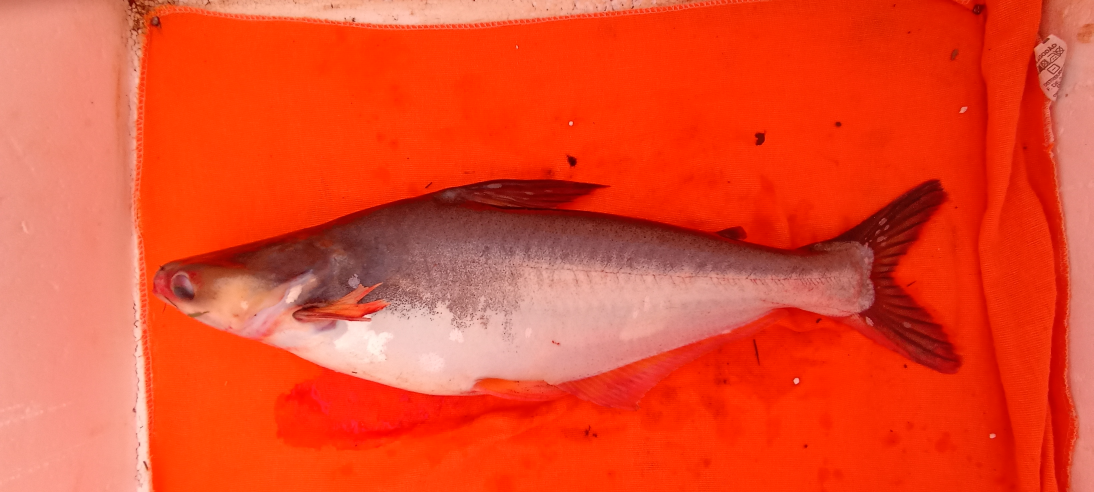
#> input picture data/ignored/IMG_20220110_142330.jpg, 3280 x 1476 px (shown at 1/3 size); its folder holds only this picture in this run
$ python -i commons.py   (imports and definitions only)
#> lines starting #> are read from the running program, lines starting #| are printed output that depends on the picture
import numpy as np
from tqdm import tqdm
from matplotlib import pyplot as plt
from mpl_toolkits.axes_grid1 import ImageGrid
from skimage import filters
from skimage.io import imread
from skimage.color import rgb2gray
from skimage.transform import resize
import statistics
from skimage import filters, measure, morphology, exposure, feature
import skimage
import numpy as np

from glob import glob as show_dir_files
from scipy import ndimage as ndi
from matplotlib import pyplot as plt
from mpl_toolkits.axes_grid1 import ImageGrid

from skimage.io import imread
from skimage.color import rgb2gray
from sklearn.utils import shuffle
from sklearn.cluster import KMeans
from skimage.measure import label, regionprops
from sklearn.metrics import pairwise_distances_argmin
from skimage import filters, measure, morphology, exposure, feature
import statistics


# [15 lines left out: function check_colision_border, not called in this run]

def binarize_image(arr):
    return arr > filters.threshold_triangle(arr)
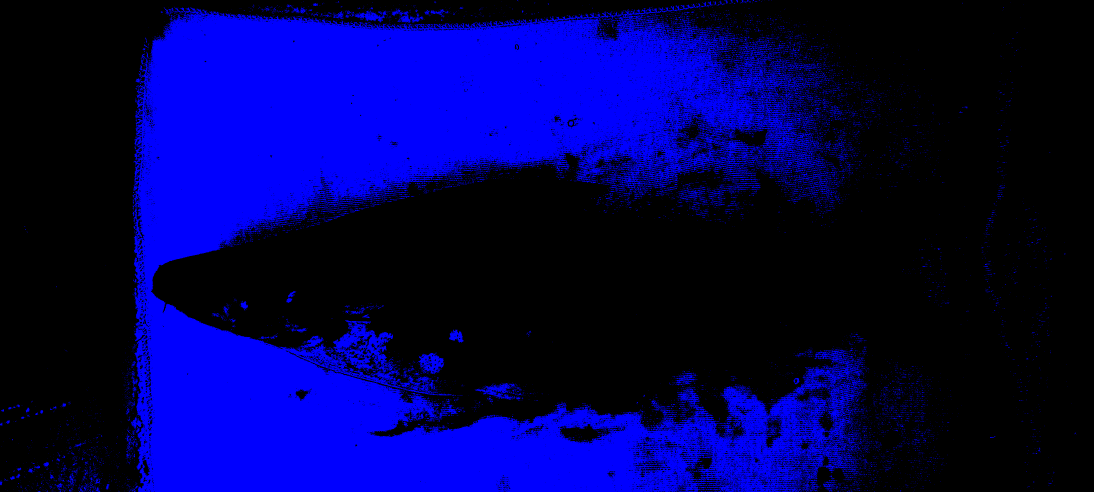
#> returned value: shape (1476, 3280, 3) bool (shown at 1/3 size); mean of channels 0, 1, 2 0.338, 0, 0; drawn as B, G, R

# [44 lines left out: functions plot, load_images_from_directory_resize, load_images_from_directory, not called in this run]


def auto_invert_image_mask(arr):

  """
    Calcula os pixels da imagem e inverte os pixels da imagem caso os pixels True > False
    Isso é uma forma de garatir que as mascaras tenham sempre o fundo preto = 0 e o ROI = 1
  """

  img = arr.copy()

  if statistics.mode(img.flatten()):
    img = np.invert(img)

  return img


def find_bighest_cluster_area(clusters):
  regions = measure.regionprops(clusters)

  all_areas = map(lambda item: item.area, regions)

  return max(all_areas)


def find_bighest_cluster(img):

  clusters = auto_invert_image_mask(img)

  clusters = measure.label(clusters, background=0)
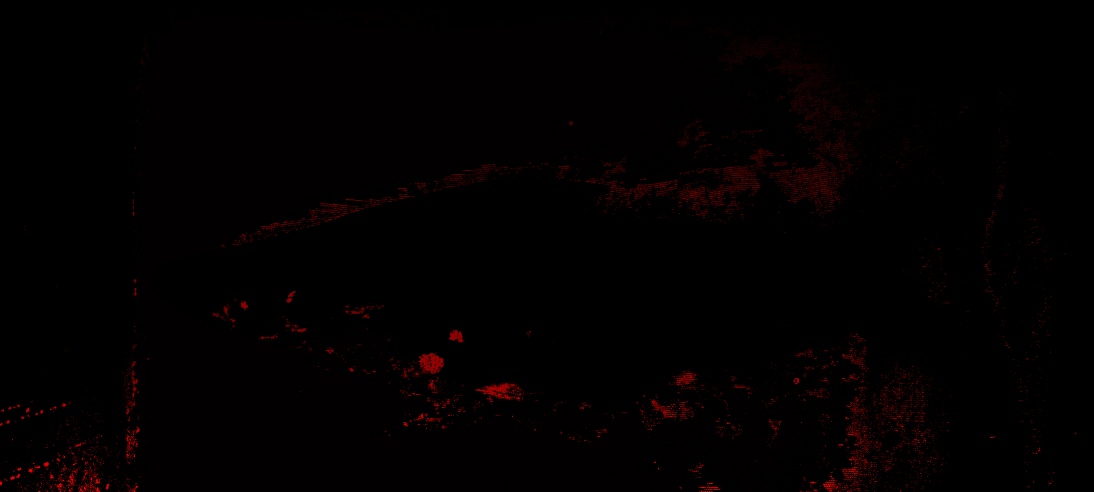
#> clusters: shape (1476, 3280, 3) int32 (shown at 1/3 size); mean R, G, B 154.3, 0, 0; drawn with min black and max white

  cluster_size = find_bighest_cluster_area(clusters)
#> in find_bighest_cluster_area, `regions = measure.regionprops(clusters)`: regions = 12900 regions
#> cluster_size = 1545600

  return morphology.remove_small_objects(clusters.astype(bool),
                                         min_size=(cluster_size - 1),
                                         connectivity=8)
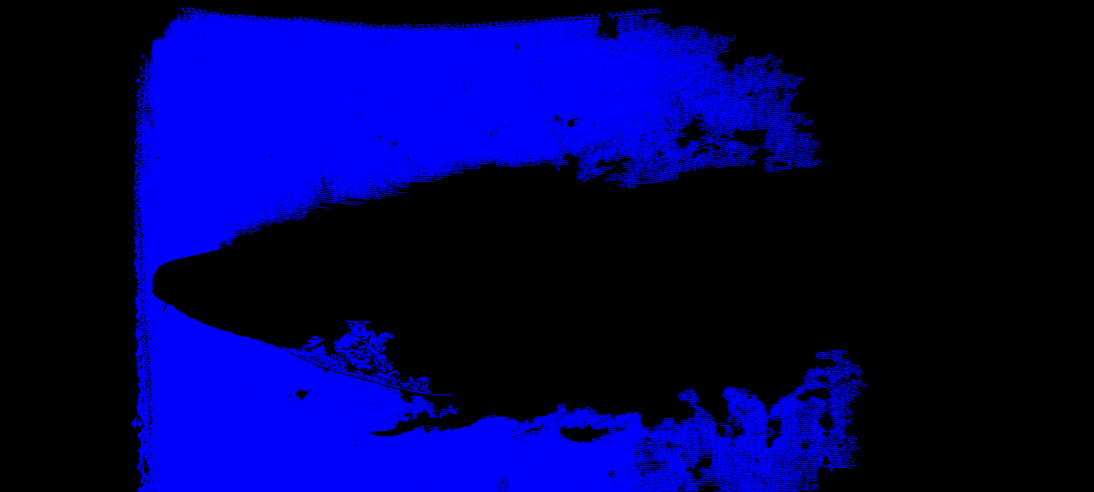
#> returned value: shape (1476, 3280, 3) bool (shown at 1/3 size); mean of channels 0, 1, 2 0.319, 0, 0; drawn as B, G, R


def find_roi(img):

  binary_img = binarize_image(exposure.equalize_hist(img))

  best_cluster = find_bighest_cluster(binary_img)

  merged = binarize_image(binary_img + best_cluster)

  return binarize_image(find_bighest_cluster(merged))


def smoothing_mask_edges(mask):
  return binarize_image(filters.gaussian(mask, sigma=0.5))

>>> import cv2
>>> picture = cv2.cvtColor(cv2.imread('data/ignored/IMG_20220110_142330.jpg'), cv2.COLOR_BGR2RGB)
>>> result = find_roi(picture)

$ run again, on data/ignored/IMG_20220110_142543.jpg
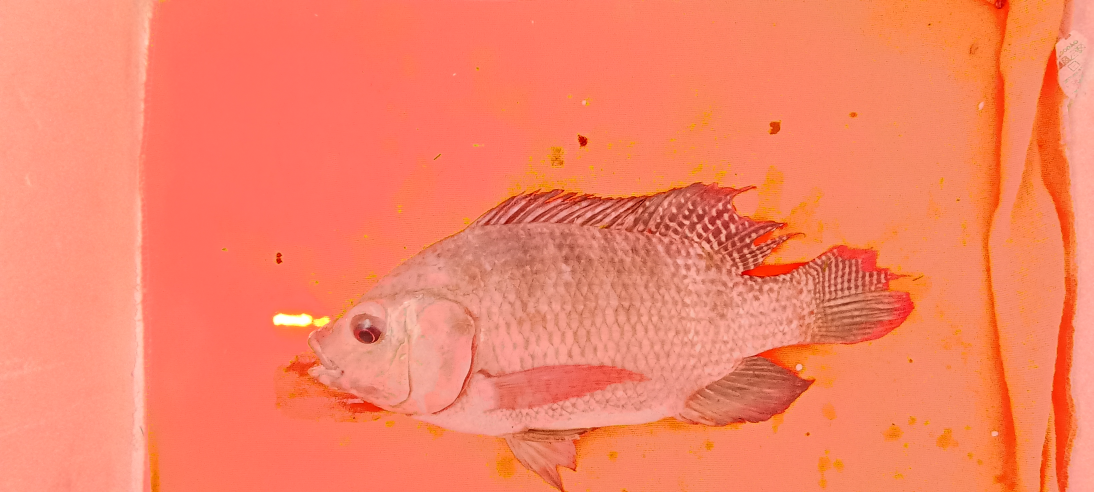
#> input picture data/ignored/IMG_20220110_142543.jpg, 3280 x 1476 px (shown at 1/3 size)
#> in find_bighest_cluster, `clusters = measure.label(clusters, background=0)`:
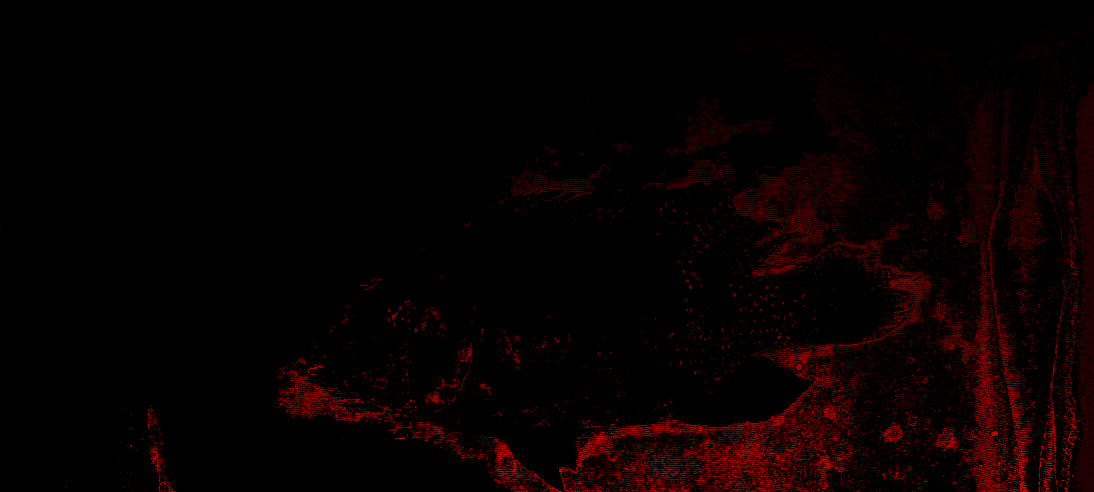
#> clusters: shape (1476, 3280, 3) int32 (shown at 1/3 size); mean R, G, B 1175.7, 0, 0; drawn with min black and max white
#> regions = 37408 regions
#> cluster_size = 2160579
#> in find_bighest_cluster, `return morphology.remove_small_objects(clusters.astype(bool), min_size..`:
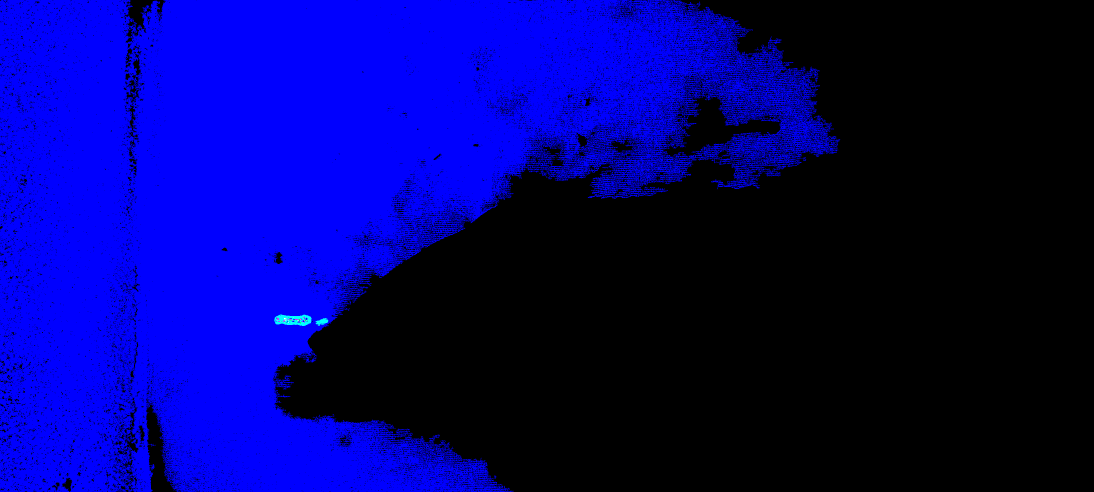
#> returned value: shape (1476, 3280, 3) bool (shown at 1/3 size); mean of channels 0, 1, 2 0.446, 0.000645, 5.31e-05; drawn as B, G, R

$ run again, on data/ignored/IMG_20220110_142555.jpg
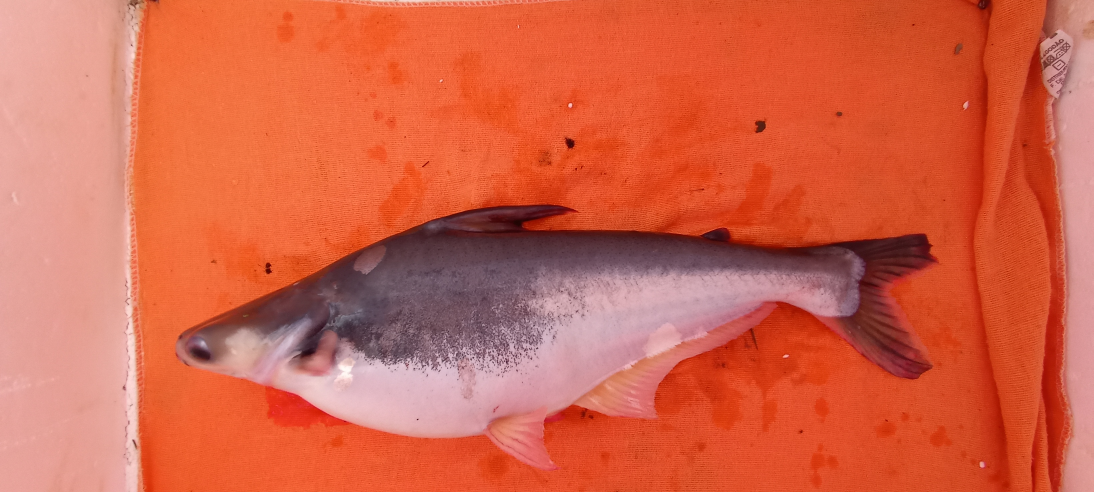
#> input picture data/ignored/IMG_20220110_142555.jpg, 3280 x 1476 px (shown at 1/3 size)
#> in find_bighest_cluster, `clusters = measure.label(clusters, background=0)`:
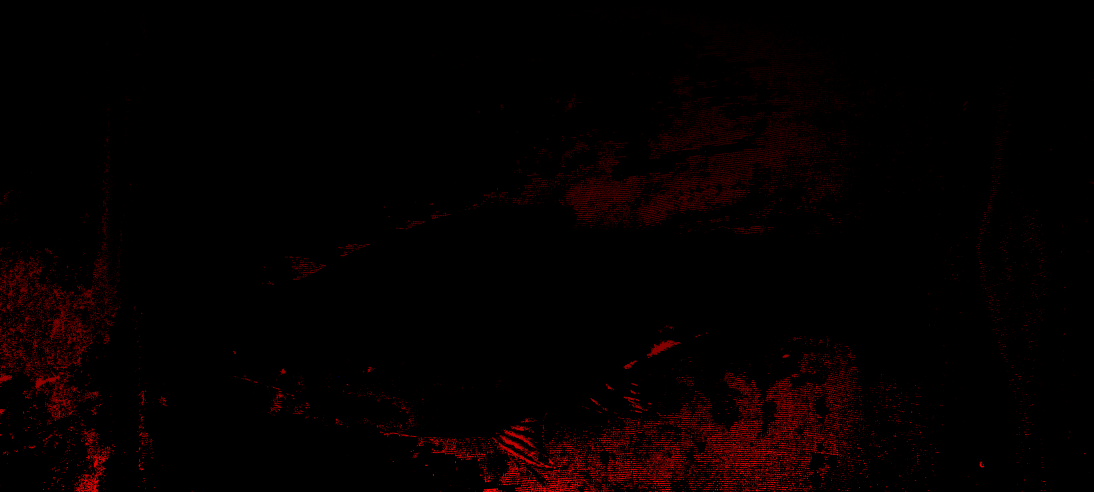
#> clusters: shape (1476, 3280, 3) int32 (shown at 1/3 size); mean R, G, B 449.6, 0, 0; drawn with min black and max white
#> regions = 20808 regions
#> cluster_size = 1346341
#> in find_bighest_cluster, `return morphology.remove_small_objects(clusters.astype(bool), min_size..`:
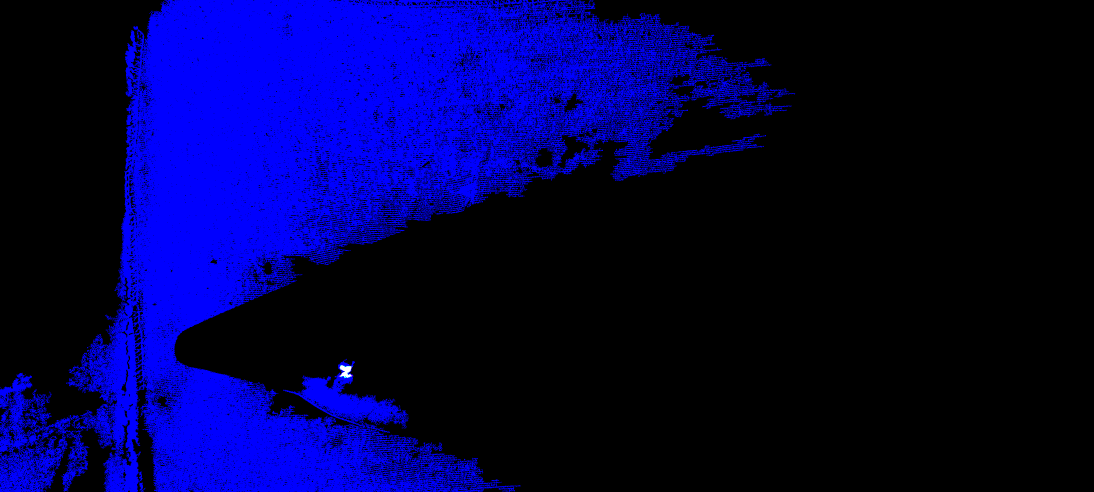
#> returned value: shape (1476, 3280, 3) bool (shown at 1/3 size); mean of channels 0, 1, 2 0.278, 0.000193, 0.000176; drawn as B, G, R

$ run again, on data/ignored/IMG_20220110_142717.jpg
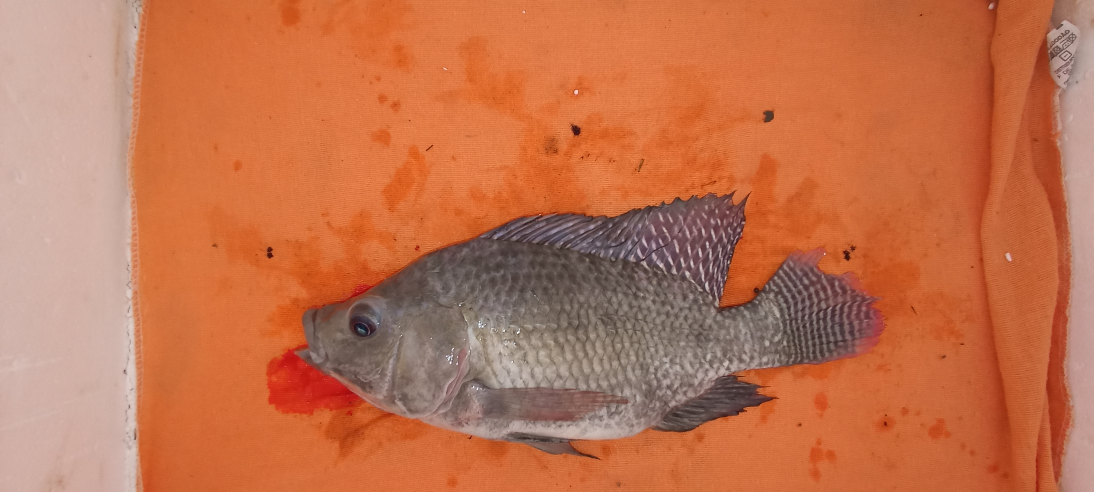
#> input picture data/ignored/IMG_20220110_142717.jpg, 3280 x 1476 px (shown at 1/3 size)
#> in find_bighest_cluster, `clusters = measure.label(clusters, background=0)`:
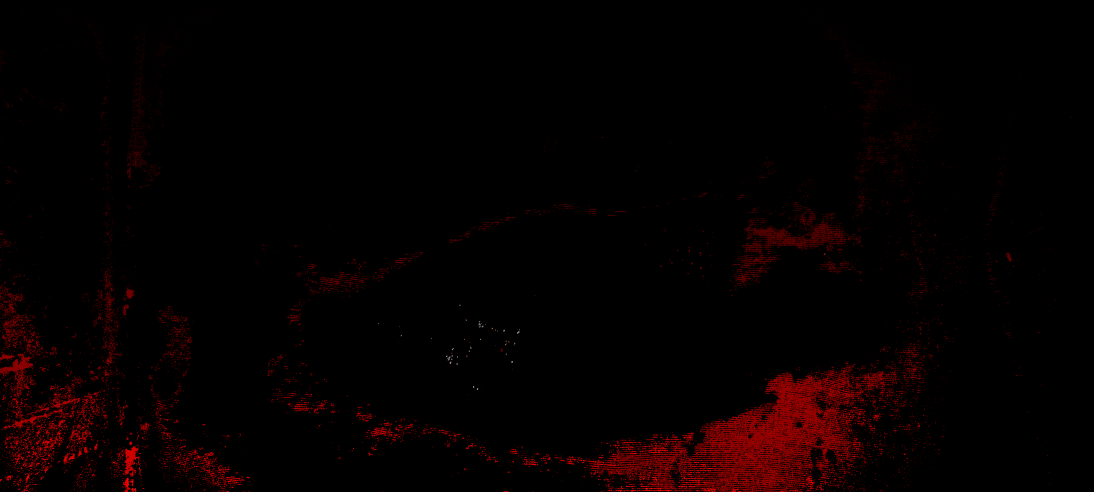
#> clusters: shape (1476, 3280, 3) int32 (shown at 1/3 size); mean R, G, B 415.2, 1, 0.9; drawn with min black and max white
#> regions = 16287 regions
#> cluster_size = 1607656
#> in find_bighest_cluster, `return morphology.remove_small_objects(clusters.astype(bool), min_size..`:
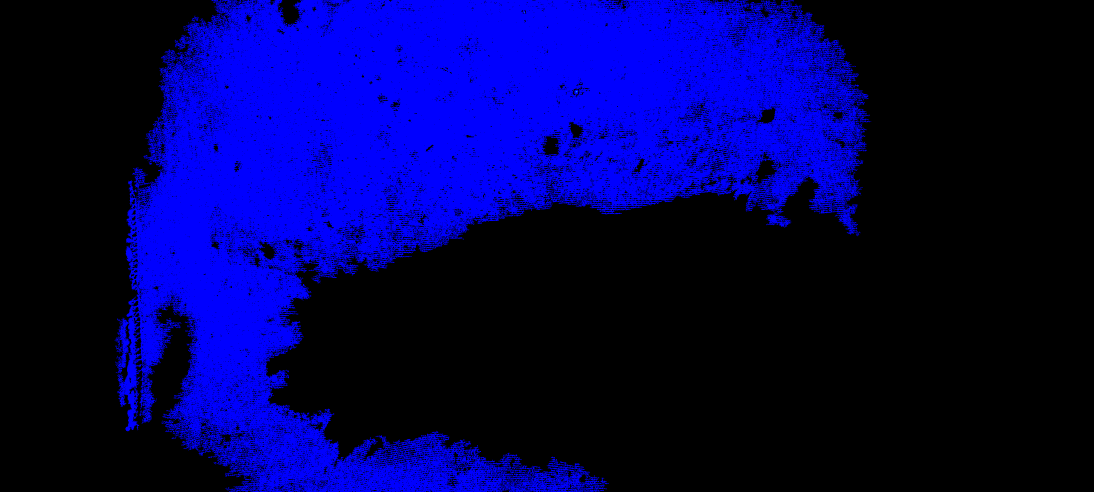
#> returned value: shape (1476, 3280, 3) bool (shown at 1/3 size); mean of channels 0, 1, 2 0.332, 3.1e-06, 0; drawn as B, G, R
